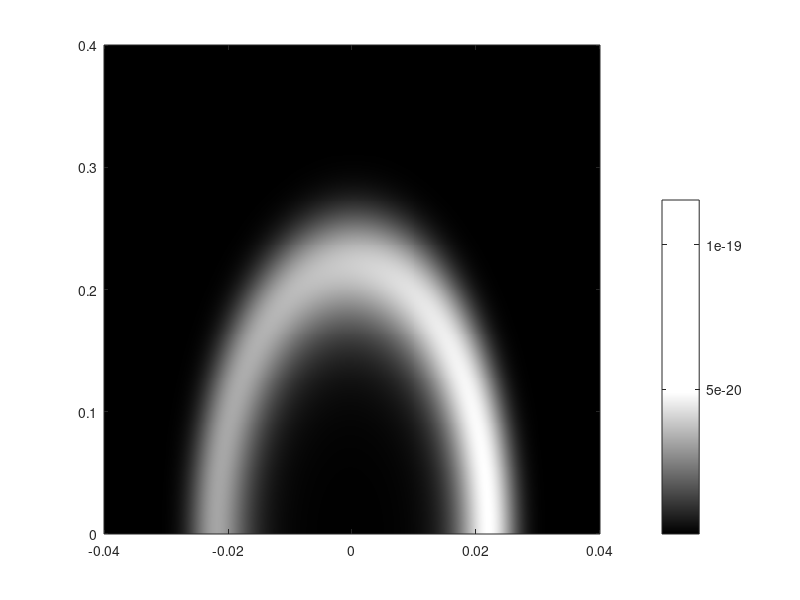

Source code (MATLAB): (Note: this script raises an error after producing the figure.)
clear;
clc;

% ===================== 1. 定义模型常数 =====================
t1 = 1200;     % 温度增量 (K)
t2 = 900;      % 环境温度 (K)
m  = 3;      
n  = 0.9;      % 形状参数
R  = 0.04;
Z  = 0.4;
x  = 0;     % 固定切面位置

% 网格
Ny = 500;
Nz = 500;

[y,z] = meshgrid(linspace(-0.04, 0.04, Ny), linspace(0, 0.4, Nz));

% ===================== 2. 温度场 =====================
term = m * (x.^2/R.^2 + y.^2/R.^2 + z.^2/Z.^2) - n;
T = t1 * exp(-(term.^2)) + t2;

% ===================== 3. 单色辐射模型（论文式 2-13） =====================
lambda = 0.610;          % 波长 (um)
c1 = 3.7418e-16;         % 第一辐射常数
c2 = 1.4388e4;           % 第二辐射常数 (um*K)

% 单色黑体辐射
Eb = c1 .* lambda.^(-5) ./ (exp(c2 ./ (lambda .* T)) - 1);

% ===================== 4. 辐射传输衰减（Beer 定律） =====================
% 这里把当前二维图理解为：沿 y 方向传播到相机
% 每个像素到相机的传播距离近似取为从右侧边界到该点的距离
ke = 10;                              % 衰减系数 (m^-1)，可改成 5/10/25/50 对比
y_max = max(y(:));
L = y_max - y;                        % 传播距离

% 经过衰减后的单色辐射
I = Eb .* exp(-ke .* L);

% ===================== 5. 显示辐射图（非插值） =====================
figure('Color','white');

% 用 imagesc / surf+view(2) 都行，这里用 imagesc 最直接
imagesc(linspace(-0.04, 0.04, Ny), linspace(0, 0.4, Nz), I);
set(gca, 'YDir', 'normal');

% 不用 jet 温度图，改成亮度图，更接近论文
colormap(gray(256));

cb = colorbar;
cb.Position = [0.73 0.15 0.03 0.7];
cb.Label.String = '单色辐射强度';
cb.Label.Rotation = 0;
cb.Label.Units = 'normalized';
cb.Label.Position = [0.9 1.05 0];
cb.Label.FontSize = 12;

% 给颜色条加边框
pos = cb.Position;
annotation('rectangle', [pos(1)-0.03 pos(2)-0.03 pos(3)+0.1 pos(4)+0.1], ...
          'Color', 'k', 'LineWidth', 0.7);

axis tight;
axis image;
grid off;
pbaspect([1 5 1]);

xlabel('径向坐标 r (m)');
ylabel('轴向坐标 z (m)');
title(['辐射传输成像结果, k_e = ', num2str(ke), ' m^{-1}']);

% 固定显示范围
clim([min(I(:)) max(I(:))]);
